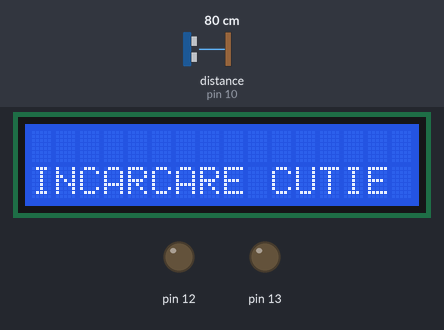
The sketch below on a simulated Arduino Uno, built with avr-gcc and run on an emulated ATmega328P. Shown: 16×2 character LCD, output pins drawn as LEDs (lit = HIGH). The inputs (shaded band) are chosen by the test bench; at power-on: distance to the obstacle (sensor on pin 10) 80 cm. The echo pulse lasts 58.3 µs per cm.

Above: at 0.1 s.
At 15.1 s:
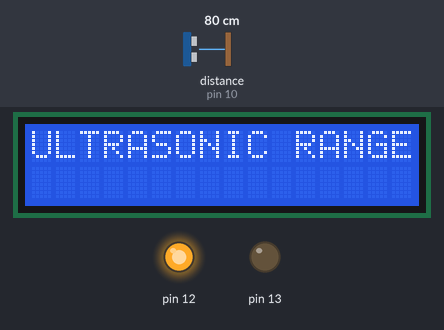
At 25.1 s:
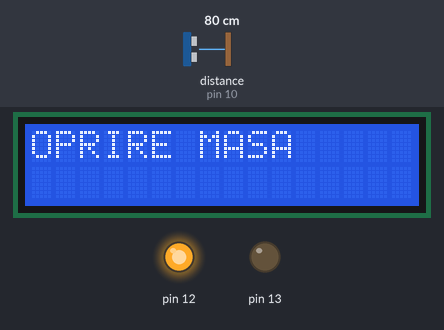
At 35.1 s:
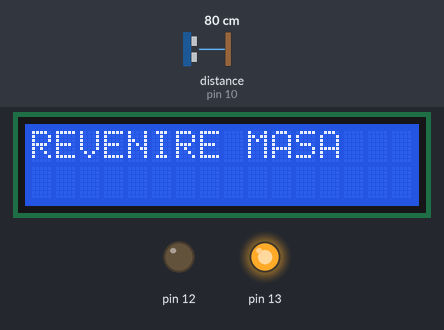
Timing chart, 0 to 36.6 s (numbered marks = the images above):
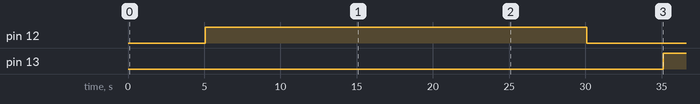

Measured:
- by itself, pin 12: LOW → HIGH at 5.1 s, → LOW 25.0 s later
- by itself, pin 13: LOW → HIGH at 35.1 s
- what the display in image 1 shows lasts 5.0 s, from 15.1 s to 20.1 s

The sketch:

cod_d.ino
```cpp
#include <LiquidCrystal.h>
//EXPLICATIE FUNCTIONARE
//FUNCTIA sistem() -> efectueaza incarcarea si deplasarea cutiei pana la colectare
//FUNCTIE ultrasonic()-> detecteaza daca se afla cutii in apropiere(<100cm)
//Daca da, se opreste masa(motorul) si se incepe dozarea bilelor,iar apoi revenirea mesei in pozitia initiala
//Daca nu, masa revine in pozitia intiala pentru a ridica o cutie
//Ciclul se repeta pana la infinit.
//Functia microsecondsToCentimeters(), transforma distanta in cm, pentru o aproximatie mai usoara
//MOTORUL se deplaseaza cu +rpm catre dozatorul de bile, si cu -rpm pentru revenirea in pozitia initiala

LiquidCrystal lcd(A4, 2, 4, 5, 6, 7); // Creez un obiect de tip lcd
long cm,duration ;
int pingPin = 10;
long distanceCm;


void setup() {
 Serial.begin(9600);
 lcd.begin(16,2); // definesc lcd-ul

 pinMode(13, OUTPUT);
 pinMode(12, OUTPUT);
 lcd.setCursor(1, 0);

}


long microsecondsToCentimeters(long microseconds) {

  return microseconds / 29 / 2;
}

void ultrasonic(){


  pinMode(pingPin, OUTPUT);
  digitalWrite(pingPin, LOW);
  delayMicroseconds(2);
  digitalWrite(pingPin, HIGH);
  delayMicroseconds(5);
  digitalWrite(pingPin, LOW);

  pinMode(pingPin, INPUT);
  duration = pulseIn(pingPin, HIGH);
   cm = microsecondsToCentimeters(duration);
  if(cm <= 100){
  lcd.print("DETECTIE CUTIE!");
    delay(5000);
    lcd.clear();
      lcd.print("OPRIRE MASA");
    delay(5000);
    lcd.clear();
     analogWrite(12, 0);
    analogWrite(13, 0);
    lcd.print("DOZARE BILE");
    delay(5000);
    lcd.clear();
    lcd.print("REVENIRE MASA");
    analogWrite(12,0);
   analogWrite(13, 255);
    delay(5000);
    lcd.clear();


  }
  else
  {
    lcd.print("NO CUTIE");
    delay(5000);
    lcd.clear();
    analogWrite(12, 0);
    analogWrite(13, 255);
    delay(5000);
    lcd.print("REVENIRE MASA");
    delay(5000);
    lcd.clear();
  }
}

  void sistem()
  {
  lcd.setCursor(0, 1);
  lcd.print("INCARCARE CUTIE");
  delay(5000);
  lcd.clear();
   analogWrite(12, 255);
   analogWrite(13, 0);
   lcd.print("START");
  delay(5000);
  lcd.clear();
  lcd.print("DEPLASARE CUTIE");
  analogWrite(12,255);
   analogWrite(13, 0);
  delay(5000);
  lcd.clear();
  lcd.print("ULTRASONIC RANGE");
    delay(5000);
    lcd.clear();
  }


void loop() {


 sistem();
 ultrasonic();


}
```
